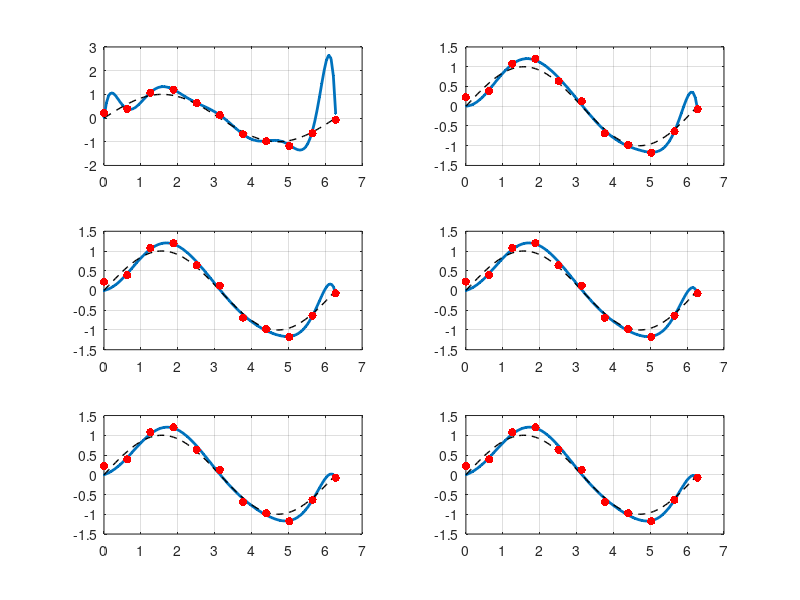
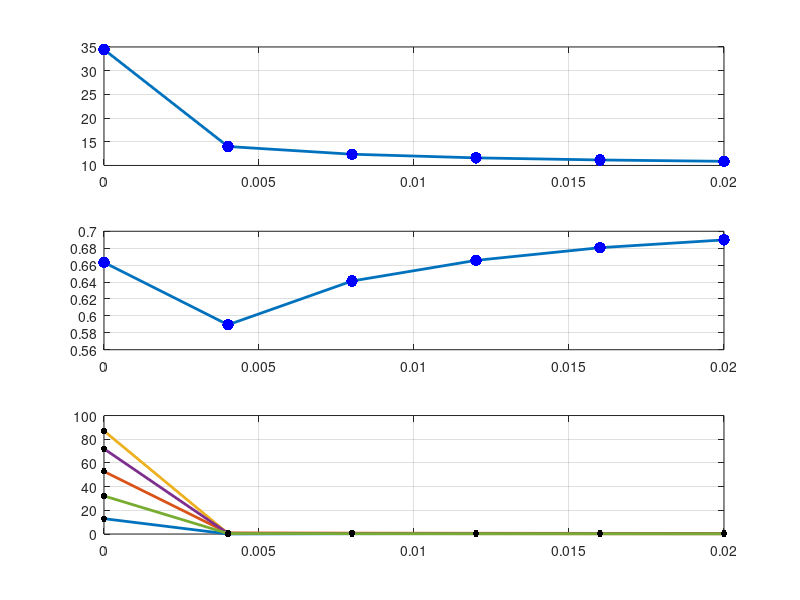

The MATLAB source for these figures, in order:
%% Ridge Regression
% 20240922 
clear all;clc;clear all;close all;

%% Data Sets
DataX = [0 : pi/5: 2*pi];
DataY_Orig = sin(DataX);
% DataY = DataY_Orig + randi([-10 10], 1, length(DataX))/40;
DataY = [ 0.2250    0.3878    1.0761    1.2011    0.6378    0.1250  -0.6878   -0.9761   -1.1761   -0.6378   -0.0750 ];

% plot(DataX, DataY, 'o-')
% hold on
% plot(DataX, DataY_Orig, 'o-')
%% Test for Loop
Cnt = 1;
coeff = zeros(11,6);
TestOrder = 11;
TestLambda = 0;
% for TestOrder = 1:2:11
% for TestOrder = 9:2:15
for TestLambda = 0:0.004:0.02

%% Polynomial Fitting
% y =c1*x + c2*x^2 + c3*x^3 +c4*x^4 + .....
PolyOrder = TestOrder;
lambda = TestLambda;
A_Col = DataX.';
b_Col = DataY.';
A = A_Col;
for order = 2:1:PolyOrder
    A = [A A_Col.^order];
end

%coeff = A\b_Col;
coeff(1:PolyOrder,Cnt) = inv(A'*A + lambda*eye(PolyOrder))*(A'*b_Col)

%% Predict
Input = [0 : pi/50: 2*pi].';
PredictA = Input;
for order = 2:1:PolyOrder
    PredictA = [PredictA Input.^order];
end
PredictedY = PredictA*coeff(1:PolyOrder,Cnt);
residue(Cnt) = sum(abs(PredictedY - sin(Input)))
residue2(Cnt) = sum(abs(A*coeff(1:PolyOrder,Cnt) - DataY.'))

subplot(3,2,Cnt)
plot(Input, PredictedY, '.-', 'LineWidth', 2)
hold on
plot(Input, sin(Input), '--', 'LineWidth', 1, 'Color', 'black')
hold on
plot(DataX, DataY, '.', 'LineWidth', 1, 'MarkerSize',18, 'MarkerEdgeColor','red')
grid on

%% Test for Loop
Cnt =  Cnt + 1;
end

%% Plot Residule
figure
subplot(3,1,1)
plot([0:0.004:0.02], residue,  '.-', 'LineWidth', 2, 'MarkerSize',25, 'MarkerEdgeColor','blue')
grid on

subplot(3,1,2)
plot([0:0.004:0.02], residue2,  '.-', 'LineWidth', 2, 'MarkerSize',25, 'MarkerEdgeColor','blue')
grid on


%% Plot Coefficient Abs (sweep lambda)
subplot(3,1,3)
for cnt = 1:1:5
    plot([0:0.004:0.02], abs(coeff(cnt, :)),  '.-', 'LineWidth', 2, 'MarkerSize',15, 'MarkerEdgeColor','black')
    hold on
end
grid on

%% Plot Coefficient Abs (sweep order)
% subplot(3,1,3)
% plot([1:2:11], abs(coeff(1, :)),  '.-', 'LineWidth', 2, 'MarkerSize',15, 'MarkerEdgeColor','black')
% grid on

